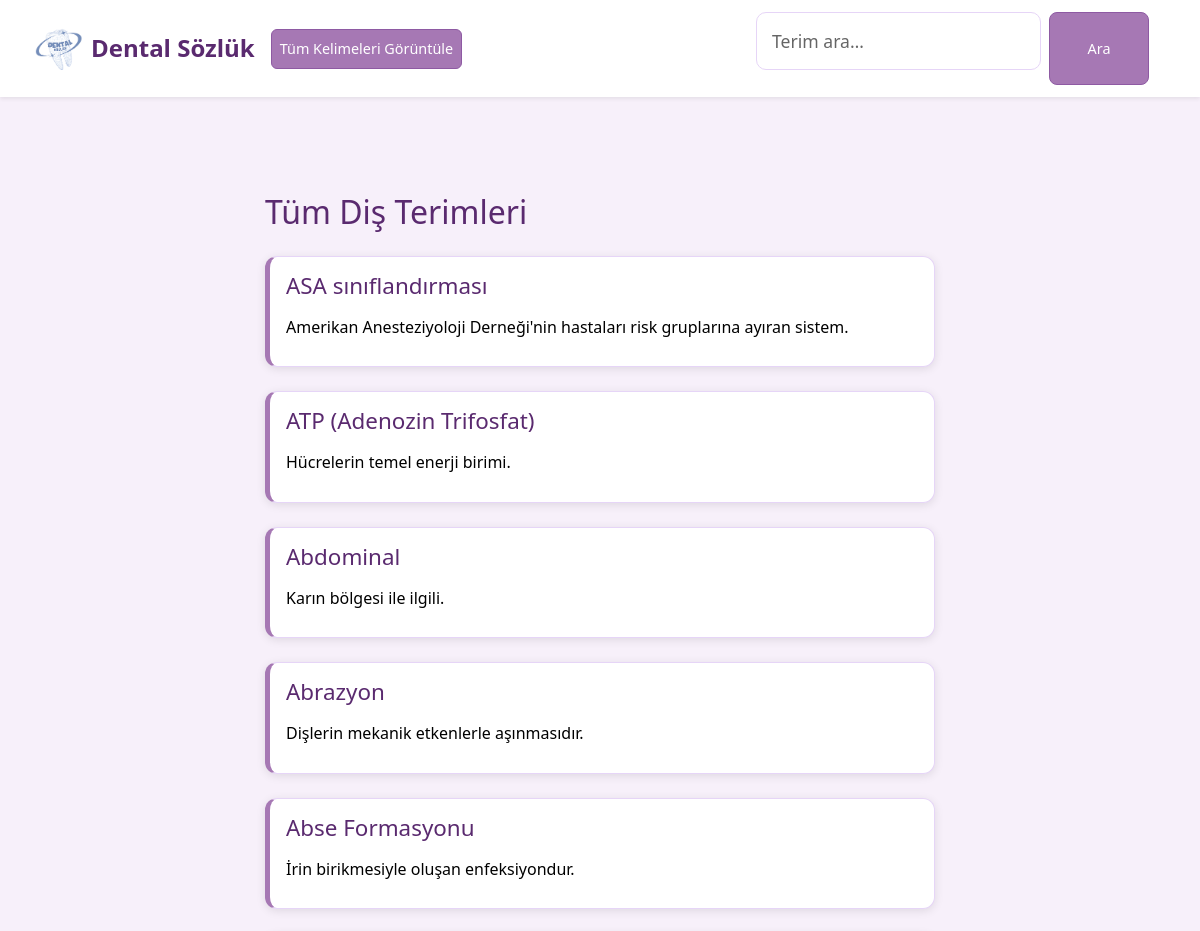
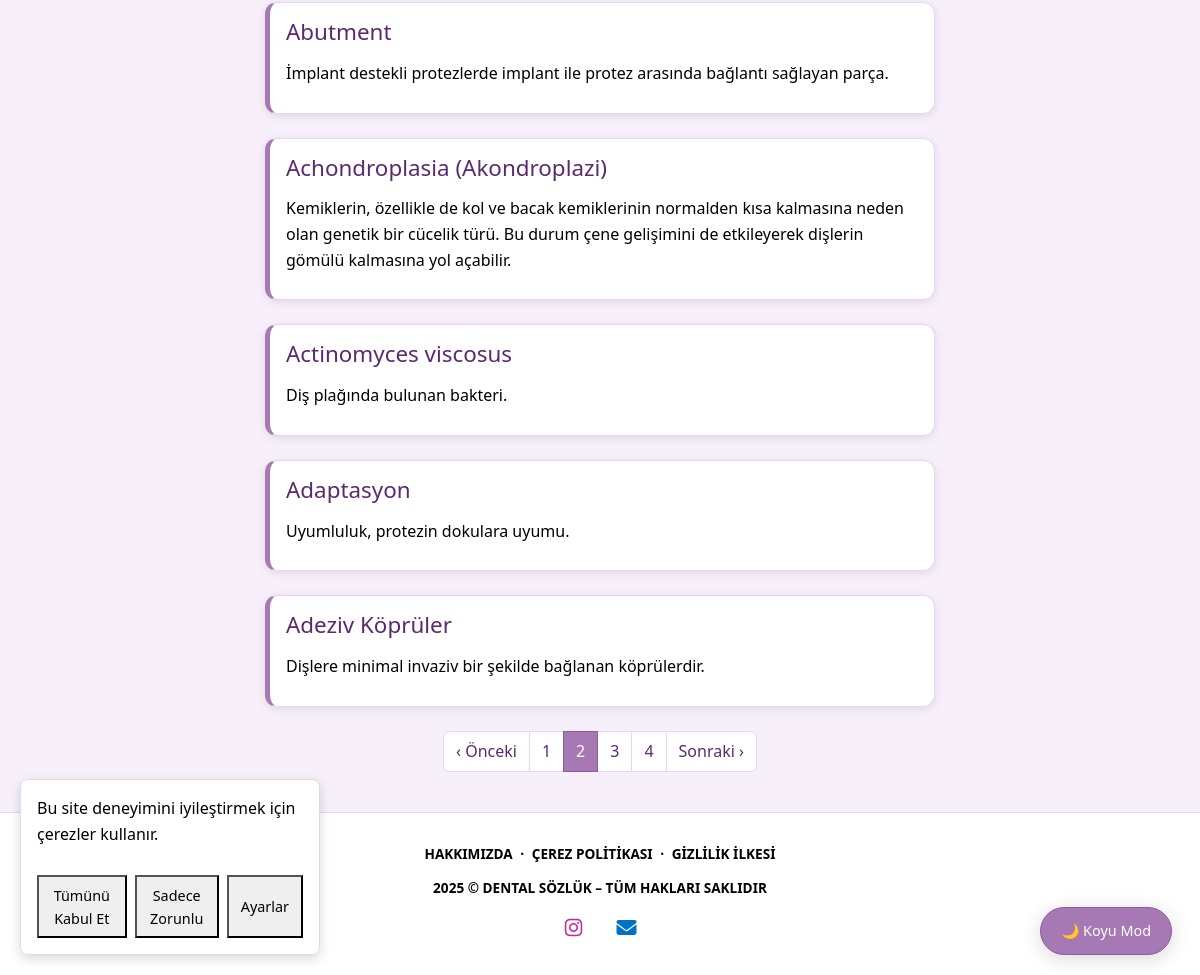
Screenshot of /terimler/?page=2 with the database file from the repository (2 pictures, top to bottom).
### terms/models.py (models this page shows, shortened)
class DentalTerm(models.Model):
    title = models.CharField(max_length=100)
    description = models.TextField()
    english_equivalent = models.CharField(max_length=100, blank=True, null=True)
    latin_equivalent = models.CharField(max_length=100, blank=True, null=True)
    slug = models.SlugField(unique=True, blank=True)

### terms/views.py (the view)
# urls.py: path('terimler/', views.term_list, name='term_list'),
def term_list(request):
    queryset   = DentalTerm.objects.all().order_by('title')
    paginator  = Paginator(queryset, 10)
    page_number= request.GET.get('page')
    page_terms = paginator.get_page(page_number)
    return render(request, 'terms/term_list.html', {
        'terms':    page_terms,   # ← template'in beklediği isim
        'page_obj': page_terms,   # ← paginasyon UI'si için opsiyonel
    })

### terms/templates/terms/term_list.html (shortened to what this page needs)
{% extends 'base.html' %}
{% load static %}
{% block content %}
  <h2 class="mb-4" style="color: var(--link-color);">Tüm Diş Terimleri</h2>
  {% for term in terms %}
    <div class="term-card mb-4 p-3">
      <h4>
        <a href="{% url 'terms:term_detail' slug=term.slug %}">
          {{ term.title }}
        </a>
      </h4>
      <p>{{ term.description }}</p>
    </div>
  {% empty %}
    <p class="term-card-empty">Henüz terim eklenmemiş.</p>
  {% endfor %}
  <nav aria-label="Sayfa navigasyonu">
    <ul class="pagination justify-content-center">
      {% if page_obj.has_previous %}
        <li class="page-item">
          <a class="page-link" href="?page={{ page_obj.previous_page_number }}">
            ‹ Önceki
          </a>
        </li>
      {% else %}
        <li class="page-item disabled">
          <span class="page-link">‹ Önceki</span>
        </li>
      {% endif %}
      {% for num in page_obj.paginator.page_range %}
        {% if num == page_obj.number %}
          <li class="page-item active">
            <span class="page-link">{{ num }}</span>
          </li>
        {% elif num >= page_obj.number|add:-2 and num <= page_obj.number|add:2 %}
          <li class="page-item">
            <a class="page-link" href="?page={{ num }}">{{ num }}</a>
          </li>
        {% endif %}
      {% endfor %}
      {% if page_obj.has_next %}
        <li class="page-item">
          <a class="page-link" href="?page={{ page_obj.next_page_number }}">
            Sonraki ›
          </a>
        </li>
      {% else %}
        <li class="page-item disabled">
          <span class="page-link">Sonraki ›</span>
        </li>
      {% endif %}
    </ul>
  </nav>
{% endblock %}

### static/css/style.css (style rules this page uses)
* { box-sizing: border-box; }
body { margin: 0; padding: 0; font-family: 'Segoe UI', Tahoma, Geneva, Verdana, sans-serif; background-color: var(--bg-color); color: var(--text-color); transition: background-color 0.3s ease, color 0.3s ease; line-height: 1.6; }
:root { --bg-color: #f7f0fa; --text-color: #000000; --card-bg: #ffffff; --card-border: #e6d5f7; --link-color: #5a2a6f; --btn-bg: #a678b4; --btn-text: #ffffff; --btn-border: #8e5aa3; --navbar-bg: #ffffff; --navbar-text: #f0f0f0; --shadow-light: 0 2px 10px rgba(0, 0, 0, 0.1); --shadow-medium: 0 4px 20px rgba(0, 0, 0, 0.15); }
.term-card { background-color: var(--card-bg); color: var(--text-color); border: 1px solid var(--card-border); border-left: 5px solid var(--btn-bg); padding: 20px; border-radius: 12px; margin-bottom: 20px; box-shadow: var(--shadow-light); transition: all 0.3s ease; position: relative; }
.term-card h2, .term-card h4 { color: var(--link-color); margin-bottom: 15px; font-weight: 600; }
.term-card h4 { font-size: 1.4rem; }
.term-card p { margin-bottom: 10px; line-height: 1.6; }
.term-card a { color: var(--link-color); text-decoration: none; font-weight: 500; }
.term-card h4 a { color: var(--link-color); text-decoration: none; }
.pagination .page-link { background-color: var(--card-bg); color: var(--link-color); border: 1px solid var(--card-border); transition: background-color 0.2s ease, color 0.2s ease; }
.pagination .active .page-link { background-color: var(--btn-bg); color: var(--btn-text); border: 1px solid var(--btn-border); }

### rows the page displays
DentalTerm: title "ASA sınıflandırması", description "Amerikan Anesteziyoloji Derneği'nin hastaları risk gruplarına ayıran sistem."
DentalTerm: title "ATP (Adenozin Trifosfat)", description "Hücrelerin temel enerji birimi."
DentalTerm: title "Abdominal", description "Karın bölgesi ile ilgili."
DentalTerm: title "Abrazyon", description "Dişlerin mekanik etkenlerle aşınmasıdır."
DentalTerm: title "Abse Formasyonu", description "İrin birikmesiyle oluşan enfeksiyondur."
DentalTerm: title "Abutment", description "İmplant destekli protezlerde implant ile protez arasında bağlantı sağlayan parça."
DentalTerm: title "Achondroplasia (Akondroplazi)", description "Kemiklerin, özellikle de kol ve bacak kemiklerinin normalden kısa kalmasına neden olan genetik bir cücelik türü. Bu durum çene gelişimini de etkileyerek dişlerin gömülü kalmasına yol açabilir."
DentalTerm: title "Actinomyces viscosus", description "Diş plağında bulunan bakteri."
DentalTerm: title "Adaptasyon", description "Uyumluluk, protezin dokulara uyumu."
DentalTerm: title "Adeziv Köprüler", description "Dişlere minimal invaziv bir şekilde bağlanan köprülerdir."

### other values shown
{{ num }} "1" "3" "4"
{{ num }} "2"
